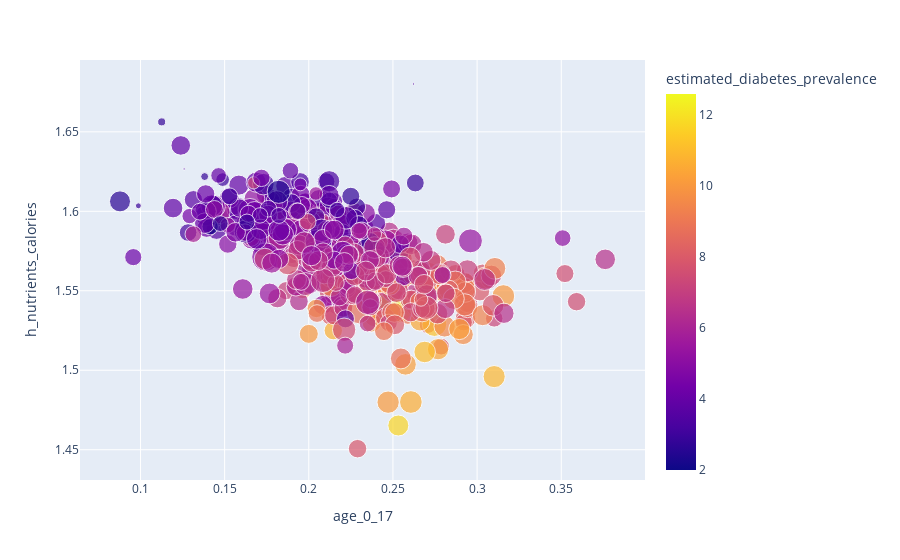

The notebook cell saved with this chart:
### Code cell
fig = px.scatter(df, x="age_0_17", y="h_nutrients_calories",
                 size="gp_patients", color="estimated_diabetes_prevalence",
                 log_x=False )
fig.show()

### Figure 1 — Plotly figure (JSON) as saved in the notebook; plotly's stock layout.template omitted (floating-point values rounded to 4 significant figures; data arrays with more than 128 entries replaced by an {"elided": "..."} marker saying what was removed)
{"data": [{"hovertemplate": "age_0_17=%{x}<br>h_nutrients_calories=%{y}<br>gp_patients=%{marker.size}<br>estimated_diabetes_prevalence=%{marker.color}<extra></extra>", "legendgroup": "", "marker": {"color": {"elided": "547 float values"}, "coloraxis": "coloraxis", "size": {"elided": "547 int values"}, "sizemode": "area", "sizeref": 62.45, "symbol": "circle"}, "mode": "markers", "name": "", "orientation": "v", "showlegend": false, "type": "scatter", "x": {"elided": "547 float values"}, "xaxis": "x", "y": {"elided": "547 float values"}, "yaxis": "y"}], "layout": {"coloraxis": {"colorbar": {"title": {"text": "estimated_diabetes_prevalence"}}, "colorscale": [[0, "#0d0887"], [0.1111, "#46039f"], [0.2222, "#7201a8"], [0.3333, "#9c179e"], [0.4444, "#bd3786"], [0.5556, "#d8576b"], [0.6667, "#ed7953"], [0.7778, "#fb9f3a"], [0.8889, "#fdca26"], [1, "#f0f921"]]}, "legend": {"itemsizing": "constant", "tracegroupgap": 0}, "margin": {"t": 60}, "xaxis": {"anchor": "y", "domain": [0, 1], "title": {"text": "age_0_17"}}, "yaxis": {"anchor": "x", "domain": [0, 1], "title": {"text": "h_nutrients_calories"}}}}
